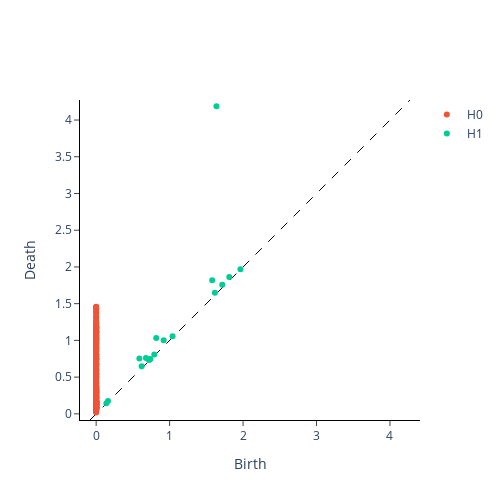

The code cell stored with this chart in its notebook:
### Code cell
homology_dimensions = [0, 1]

spit_persistence = VietorisRipsPersistence(
    homology_dimensions=homology_dimensions, n_jobs=6
)

spit_persistence.fit_transform_plot(spit[None, :, :])

### Figure 1 — Plotly figure (JSON) as saved in the notebook; plotly's stock layout.template omitted (floating-point values rounded to 4 significant figures; data arrays with more than 128 entries replaced by an {"elided": "..."} marker saying what was removed)
{"data": [{"hoverinfo": "none", "line": {"color": "black", "dash": "dash", "width": 1}, "mode": "lines", "showlegend": false, "type": "scatter", "x": [-0.08378, 4.273], "y": [-0.08378, 4.273]}, {"hoverinfo": "text", "hovertext": {"elided": "336 str values"}, "mode": "markers", "name": "H0", "type": "scatter", "x": {"elided": "336 int values"}, "y": {"elided": "336 float values"}}, {"hoverinfo": "text", "hovertext": ["(1.9643183946609497, 1.9697879552841187)", "(1.8123974800109863, 1.862600326538086)", "(1.7169743776321411, 1.7581286430358887)", "(1.637632966041565, 4.1890177726745605)", "(1.6165682077407837, 1.6478444337844849)", "(1.5800399780273438, 1.8199679851531982)", "(1.0403488874435425, 1.0556076765060425)", "(0.9193479418754578, 1.0013774633407593)", "(0.8180556297302246, 1.0335837602615356)", "(0.7913475036621094, 0.8085653185844421)", "(0.7381441593170166, 0.747041642665863)", "(0.7222692966461182, 0.733073353767395)", "(0.7136355042457581, 0.7421243786811829)", "(0.678025484085083, 0.7610429525375366)", "(0.6187809705734253, 0.6495197415351868)", "(0.588485598564148, 0.752552330493927)", "(0.16117943823337555, 0.17600244283676147)", "(0.13946087658405304, 0.14495711028575897)"], "mode": "markers", "name": "H1", "type": "scatter", "x": [1.964, 1.812, 1.717, 1.638, 1.617, 1.58, 1.04, 0.9193, 0.8181, 0.7913, 0.7381, 0.7223, 0.7136, 0.678, 0.6188, 0.5885, 0.1612, 0.1395], "y": [1.97, 1.863, 1.758, 4.189, 1.648, 1.82, 1.056, 1.001, 1.034, 0.8086, 0.747, 0.7331, 0.7421, 0.761, 0.6495, 0.7526, 0.176, 0.145]}], "layout": {"height": 500, "plot_bgcolor": "white", "width": 500, "xaxis": {"autorange": false, "domain": [0, 1], "exponentformat": "e", "linecolor": "black", "linewidth": 1, "mirror": false, "range": [-0.2063, 4.395], "showexponent": "all", "showline": true, "side": "bottom", "ticks": "outside", "title": {"text": "Birth"}, "type": "linear", "zeroline": true}, "yaxis": {"autorange": false, "domain": [0, 1], "exponentformat": "e", "linecolor": "black", "linewidth": 1, "mirror": false, "range": [-0.08378, 4.273], "scaleanchor": "x", "scaleratio": 1, "showexponent": "all", "showline": true, "side": "left", "ticks": "outside", "title": {"text": "Death"}, "type": "linear", "zeroline": true}}}
